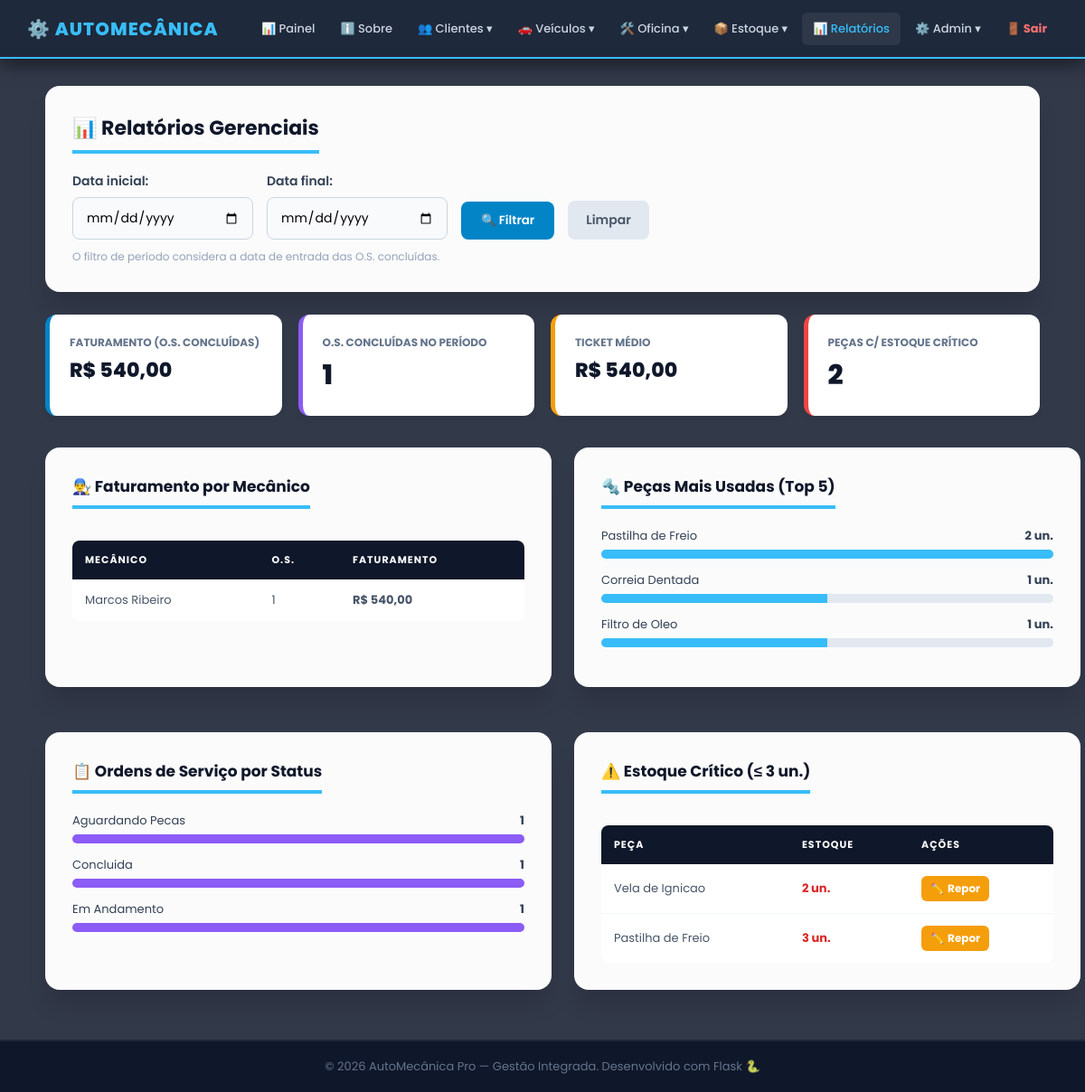
Page /relatorios (signed in) on the committed database.
### app.py (models this page shows)
class Mecanico(db.Model):
    __tablename__ = 'mecanico'
    id_mecanico   = db.Column(db.Integer, primary_key=True)
    nome          = db.Column(db.String(100), nullable=False)
    especialidade = db.Column(db.String(50))
    ordens        = db.relationship('OrdemServico', backref='mecanico', lazy=True)

class Peca(db.Model):
    __tablename__ = 'peca'
    id_peca            = db.Column(db.Integer, primary_key=True)
    descricao          = db.Column(db.String(150), nullable=False)
    preco_base         = db.Column(db.Numeric(10, 2), nullable=False)
    quantidade_estoque = db.Column(db.Integer, default=0)

class OrdemServico(db.Model):
    __tablename__ = 'ordem_servico'
    id_os         = db.Column(db.Integer, primary_key=True)
    data_entrada  = db.Column(db.Date, nullable=False)
    data_previsao = db.Column(db.Date)
    status        = db.Column(db.String(30), default='Aberta')
    valor_total   = db.Column(db.Numeric(10, 2), default=0.00)
    id_veiculo    = db.Column(db.Integer, db.ForeignKey('veiculo.id_veiculo',   ondelete='CASCADE'),  nullable=False)
    id_mecanico   = db.Column(db.Integer, db.ForeignKey('mecanico.id_mecanico', ondelete='RESTRICT'), nullable=False)
    pecas_os      = db.relationship('OsPeca',    backref='ordem', lazy=True, cascade='all, delete-orphan')
    servicos_os   = db.relationship('OsServico', backref='ordem', lazy=True, cascade='all, delete-orphan')

### app.py (the view)
@app.route('/relatorios')
@login_required
def relatorios():
    data_inicio = request.args.get('data_inicio', '').strip()
    data_fim    = request.args.get('data_fim', '').strip()
    query = OrdemServico.query.filter(OrdemServico.status == 'Concluida')
    try:
        if data_inicio:
            query = query.filter(OrdemServico.data_entrada >= date.fromisoformat(data_inicio))
        if data_fim:
            query = query.filter(OrdemServico.data_entrada <= date.fromisoformat(data_fim))
    except ValueError:
        flash('Datas informadas em formato inválido. Filtro ignorado.', 'erro')
        data_inicio, data_fim = '', ''
    ordens_concluidas = query.all()
    faturamento_total  = sum(float(o.valor_total) for o in ordens_concluidas)
    qtd_os_concluidas  = len(ordens_concluidas)
    ticket_medio       = (faturamento_total / qtd_os_concluidas) if qtd_os_concluidas else 0
    por_mecanico = (db.session.query(Mecanico.nome,
                                     db.func.count(OrdemServico.id_os),
                                     db.func.coalesce(db.func.sum(OrdemServico.valor_total), 0))
                    .join(OrdemServico, OrdemServico.id_mecanico == Mecanico.id_mecanico)
                    .filter(OrdemServico.status == 'Concluida')
                    .group_by(Mecanico.id_mecanico)
                    .order_by(Mecanico.nome).all())
    pecas_mais_usadas = (db.session.query(Peca.descricao, db.func.sum(OsPeca.quantidade).label('total'))
                         .join(OsPeca, OsPeca.id_peca == Peca.id_peca)
                         .group_by(Peca.id_peca)
                         .order_by(db.desc('total')).limit(5).all())
    status_contagem = (db.session.query(OrdemServico.status, db.func.count(OrdemServico.id_os))
                       .group_by(OrdemServico.status).all())
    pecas_estoque_baixo = Peca.query.filter(Peca.quantidade_estoque <= 3).order_by(Peca.quantidade_estoque).all()
    return render_template('relatorio/relatorio.html', controller='relatorio',
                           faturamento_total=faturamento_total, qtd_os_concluidas=qtd_os_concluidas,
                           ticket_medio=ticket_medio, por_mecanico=por_mecanico,
                           pecas_mais_usadas=pecas_mais_usadas, status_contagem=status_contagem,
                           pecas_estoque_baixo=pecas_estoque_baixo,
                           data_inicio=data_inicio, data_fim=data_fim)

### app.py (called while the page is built)
def login_required(f):
    @wraps(f)
    def decorated(*args, **kwargs):
        if 'usuario_id' not in session:
            return redirect(url_for('login'))
        return f(*args, **kwargs)
    return decorated

def format_brl(value):
    try:
        return f"R$ {float(value):,.2f}".replace(',', 'X').replace('.', ',').replace('X', '.')
    except:
        return 'R$ 0,00'

@app.before_request
def csrf_protect():
    if request.method == 'POST':
        token_sessao = session.get('_csrf_token')
        token_form   = request.form.get('csrf_token')
        if not token_sessao or not token_form or not hmac.compare_digest(token_sessao, token_form):
            abort(400, description='Token CSRF invalido ou ausente. Recarregue a pagina e tente novamente.')

### templates/relatorio/relatorio.html
{% extends 'base.html' %}
{% block content %}
<div class="dashboard-container">
    <div class="cartao">
        <h3>📊 Relatórios Gerenciais</h3>
        <form method="GET" action="{{ url_for('relatorios') }}" style="display:flex;gap:15px;align-items:flex-end;flex-wrap:wrap;">
            <div class="grupo-input" style="margin-bottom:0;max-width:200px;">
                <label>Data inicial:</label>
                <input type="date" name="data_inicio" class="input-form" value="{{ data_inicio }}">
            </div>
            <div class="grupo-input" style="margin-bottom:0;max-width:200px;">
                <label>Data final:</label>
                <input type="date" name="data_fim" class="input-form" value="{{ data_fim }}">
            </div>
            <button type="submit" class="btn btn-blue" style="padding:11px 22px;width:auto;">🔍 Filtrar</button>
            <a href="{{ url_for('relatorios') }}" style="background:#e2e8f0;color:#475569;padding:11px 20px;border-radius:8px;text-decoration:none;font-size:14px;font-weight:600;">Limpar</a>
        </form>
        <p style="margin-top:10px;font-size:12px;color:#94a3b8;">O filtro de período considera a data de entrada das O.S. concluídas.</p>
    </div>
    <div class="metric-grid">
        <div class="metric-card border-blue">
            <h4>Faturamento (O.S. Concluídas)</h4>
            <span style="font-size:22px;">{{ format_brl(faturamento_total) }}</span>
        </div>
        <div class="metric-card border-purple">
            <h4>O.S. Concluídas no Período</h4>
            <span>{{ qtd_os_concluidas }}</span>
        </div>
        <div class="metric-card border-orange">
            <h4>Ticket Médio</h4>
            <span style="font-size:22px;">{{ format_brl(ticket_medio) }}</span>
        </div>
        <div class="metric-card border-red">
            <h4>Peças c/ Estoque Crítico</h4>
            <span>{{ pecas_estoque_baixo|length }}</span>
        </div>
    </div>
    <div style="display:grid;grid-template-columns:1fr 1fr;gap:25px;">
        <div class="cartao">
            <h3 style="font-size:17px;">👨‍🔧 Faturamento por Mecânico</h3>
            <div class="tabela-wrapper">
                <table>
                    <thead><tr><th>Mecânico</th><th>O.S.</th><th>Faturamento</th></tr></thead>
                    <tbody>
                        {% for nome, qtd, total in por_mecanico %}
                        <tr><td>{{ nome }}</td><td>{{ qtd }}</td><td><b>{{ format_brl(total) }}</b></td></tr>
                        {% else %}
                        <tr><td colspan="3" style="text-align:center;color:#94a3b8;padding:20px;">Sem O.S. concluídas no período.</td></tr>
                        {% endfor %}
                    </tbody>
                </table>
            </div>
        </div>
        <div class="cartao">
            <h3 style="font-size:17px;">🔩 Peças Mais Usadas (Top 5)</h3>
            {% if pecas_mais_usadas %}
                {% set max_qtd = pecas_mais_usadas[0][1] %}
                {% for desc, total in pecas_mais_usadas %}
                <div style="margin-bottom:14px;">
                    <div style="display:flex;justify-content:space-between;font-size:13px;margin-bottom:5px;color:#334155;">
                        <span>{{ desc }}</span><b>{{ total }} un.</b>
                    </div>
                    <div style="background:#e2e8f0;border-radius:6px;height:10px;overflow:hidden;">
                        <div style="background:#38bdf8;height:100%;width:{{ (total / max_qtd * 100)|round(0,'floor')|int }}%;"></div>
                    </div>
                </div>
                {% endfor %}
            {% else %}
                <p style="text-align:center;color:#94a3b8;padding:20px;">Nenhuma peça lançada em O.S. ainda.</p>
            {% endif %}
        </div>
        <div class="cartao">
            <h3 style="font-size:17px;">📋 Ordens de Serviço por Status</h3>
            {% if status_contagem %}
                {% set max_status = status_contagem|map(attribute=1)|max %}
                {% for status, qtd in status_contagem %}
                <div style="margin-bottom:14px;">
                    <div style="display:flex;justify-content:space-between;font-size:13px;margin-bottom:5px;color:#334155;">
                        <span>{{ status }}</span><b>{{ qtd }}</b>
                    </div>
                    <div style="background:#e2e8f0;border-radius:6px;height:10px;overflow:hidden;">
                        <div style="background:#8b5cf6;height:100%;width:{{ (qtd / max_status * 100)|round(0,'floor')|int }}%;"></div>
                    </div>
                </div>
                {% endfor %}
            {% else %}
                <p style="text-align:center;color:#94a3b8;padding:20px;">Nenhuma O.S. cadastrada.</p>
            {% endif %}
        </div>
        <div class="cartao">
            <h3 style="font-size:17px;">⚠️ Estoque Crítico (≤ 3 un.)</h3>
            <div class="tabela-wrapper">
                <table>
                    <thead><tr><th>Peça</th><th>Estoque</th><th>Ações</th></tr></thead>
                    <tbody>
                        {% for p in pecas_estoque_baixo %}
                        <tr>
                            <td>{{ p.descricao }}</td>
                            <td style="color:#dc2626;font-weight:700;">{{ p.quantidade_estoque }} un.</td>
                            <td><a href="{{ url_for('peca_editar', id=p.id_peca) }}" class="btn-ed">✏️<span class="txt"> Repor</span></a></td>
                        </tr>
                        {% else %}
                        <tr><td colspan="3" style="text-align:center;color:#94a3b8;padding:20px;">Estoque saudável, nada crítico.</td></tr>
                        {% endfor %}
                    </tbody>
                </table>
            </div>
        </div>
    </div>
</div>
{% endblock %}

### public/css/main.css (style rules this page uses)
* { margin:0; padding:0; box-sizing:border-box; font-family:'Poppins',sans-serif; }
body { display:flex; flex-direction:column; min-height:100vh; color:#334155; background: url('https://images.unsplash.com/photo-1619642751034-765dfdf7c58e?q=80&w=1920&auto=format&fit=crop') no-repeat center center fixed; background-size:cover; }
.cartao { background-color:rgba(255,255,255,0.98); width:100%; padding:30px; border-radius:16px; box-shadow:0 20px 25px -5px rgba(0,0,0,0.15); margin-bottom:25px; }
.cartao h3 { margin-bottom:20px; color:#0f172a; font-size:22px; border-bottom:4px solid #38bdf8; padding-bottom:8px; display:inline-block; }
.grupo-input { margin-bottom:18px; width:100%; }
label { display:block; font-weight:600; margin-bottom:7px; color:#334155; font-size:14px; }
.input-form, select.input-form { width:100%; padding:11px 14px; border:1px solid #cbd5e1; border-radius:8px; font-size:14px; outline:none; transition:0.3s; background-color:#f8fafc; font-family:'Poppins',sans-serif; }
.tabela-wrapper { overflow-x:auto; -webkit-overflow-scrolling:touch; margin-top:15px; border-radius:8px; }
table { width:100%; border-collapse:collapse; background-color:white; min-width:500px; }
th { background-color:#0f172a; padding:13px 14px; text-align:left; color:white; font-size:11px; text-transform:uppercase; letter-spacing:1px; white-space:nowrap; }
td { padding:13px 14px; border-bottom:1px solid #f1f5f9; font-size:13px; color:#475569; }
tr:last-child td { border-bottom:none; }
.btn { display:inline-block; padding:11px 20px; border-radius:8px; text-decoration:none; font-weight:600; cursor:pointer; border:none; transition:0.3s; text-align:center; }
.btn-blue { background-color:#0284c7 !important; color:white !important; }
.btn-ed, .btn-ex, .btn-det, .btn-ok { display:inline-flex; align-items:center; gap:4px; padding:5px 10px; border-radius:6px; text-decoration:none; font-weight:700; font-size:12px; white-space:nowrap; cursor:pointer; border:none; transition:0.2s; }
.btn-ed { background:#f59e0b; color:white; }
.btn-ed .txt, .btn-ex .txt, .btn-det .txt, .btn-ok .txt { display:inline; }
.dashboard-container { width:100%; max-width:1100px; margin:0 auto; }
.metric-grid { display:grid; grid-template-columns:repeat(auto-fit,minmax(200px,1fr)); gap:18px; margin-bottom:35px; }
.metric-card { background-color:white; padding:22px; border-radius:12px; box-shadow:0 4px 6px rgba(0,0,0,0.05); }
.metric-card h4 { color:#64748b; font-size:12px; text-transform:uppercase; margin-bottom:5px; }
.metric-card span { font-size:30px; font-weight:800; color:#0f172a; }
.border-blue { border-left:5px solid #0284c7; }
.border-purple { border-left:5px solid #8b5cf6; }
.border-orange { border-left:5px solid #f59e0b; }
.border-red { border-left:5px solid #ef4444; }

### rows in the picture
Mecanico: nome "Marcos Ribeiro", qtd "1", format_brl "R$ 540,00"
Peca: descricao "Pastilha de Freio", id_peca "2", {{ (total / max_qtd * 100)|round(0,'floor')|int }} 100 (drawn), quantidade_estoque "3"
Peca: descricao "Correia Dentada", total "1", {{ (total / max_qtd * 100)|round(0,'floor')|int }} 50 (drawn)
Peca: descricao "Filtro de Oleo", id_peca "1", {{ (total / max_qtd * 100)|round(0,'floor')|int }} 50 (drawn)
OrdemServico: status "Aguardando Pecas", qtd "1", {{ (qtd / max_status * 100)|round(0,'floor')|int }} 100 (drawn)
OrdemServico: status "Concluida", qtd "1", {{ (qtd / max_status * 100)|round(0,'floor')|int }} 100 (drawn)
OrdemServico: status "Em Andamento", qtd "1", {{ (qtd / max_status * 100)|round(0,'floor')|int }} 100 (drawn)
Peca: descricao "Vela de Ignicao", quantidade_estoque "2"

### other values in the picture
{{ qtd_os_concluidas }} "1"
{{ pecas_estoque_baixo|length }} "2"
